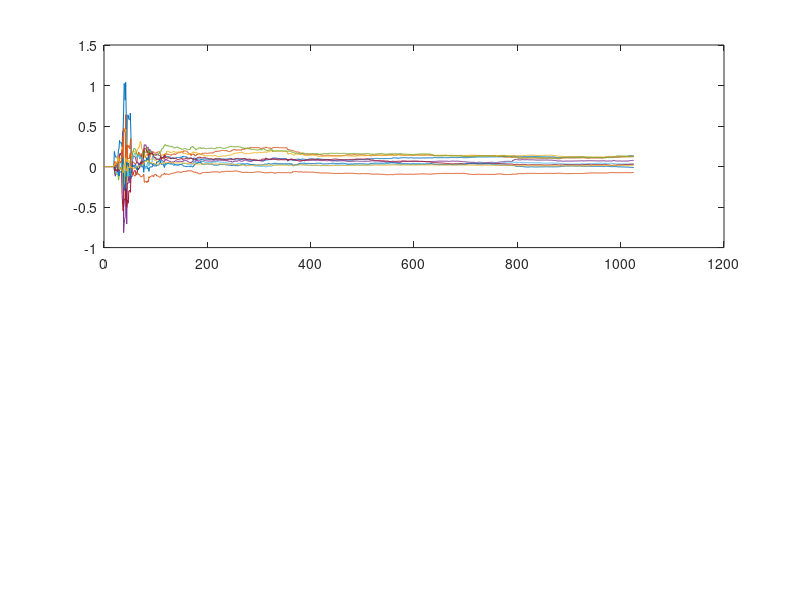

Reproduce this figure in MATLAB. (Note: this script raises an error after producing the figure.)
%% EECE 574 Self-tuning
%% Author: Holguer A. Becerra
%% assignment 1.
%% Professor: Guy Dummont.
%% RLS Configurable

clear
clc
load data2017.mat

u=data(:,1); %System Input
y=data(:,2); %System Output


%% 
na=10;% system order for Ay
nb=10;% system order for Bx
nk=1;% delay
%% size of the SISO
m=length(u);
%% Initialize variables.
theta=zeros(1,na+nb)'; % create a zero vector for the coefficients a and b, 2 for a 2 for b
%% ARX  model init values
init_a=[0.1276 0.123 0.1336 0.08193 0.1259 0.0301 0.03264 -0.03727 -0.06075 0.01514];
init_b=[1.5 -0.4166 -0.249 -0.1309 -0.1256 -0.01326 -0.1484 -0.07776 -0.1142 -0.1521];
for ho=1;na
    theta(ho)=init_a(ho);
end
for ho=1;nb
    theta(ho+na)=init_b(ho);
end

alpha=1e4; %%init factor
P=alpha*eye(na+nb); % Covariance Matrix
lambda=1; % Forgetting Factor
lambda_inv=1/lambda; % inverse Forgetting Factor
%% for errors and parameters graphs
coeffs_historial=zeros(na+nb,m);
coeffs_historial_error=zeros(na+nb,m);
%% algorithm
for k=(na+nb):m,%%sweeping out y
    %taking the new seeds for the coefficients estimation or observations,
    %2 samples behind
    xt=[];
    for order=1:na,
        xt=[xt -y(k-order)];
    end
    for order=1:nb,
        xt=[xt u(k-order)];
    end
    %% RLS calculations
    x=xt';%x from xT
    %calculating P cvariance matrix
    P=lambda_inv*(P-(P*x*xt*P)/(lambda+xt*P*x));
    %taking the covariance matrix calculate and update the weights (Thetha, which are A(t), and B(t) coeffiecients)
    theta_prev=theta;
    theta=theta-P*x*(xt*theta-y(k));
               %____
                 %|
                 %.-> K(t+1)=P*x=P(t+1)*x(t+1)
    %% save the progress of each coefficients to see the convergence, and
    %error. 
    for order=1:na,
        coeffs_historial(order,k)=theta(order);
        coeffs_historial_error(order,k)=abs(coeffs_historial(order,k)-theta_prev(order));
    end
    for order=1:nb,
        coeffs_historial(order+na,k)=theta(order+na);
        coeffs_historial_error(order+na,k)=abs(coeffs_historial(order+na,k)-theta_prev(order+na));
    end

    %% taking out the coeficcients
    a=[];
    b=[];
    for order=1:na,
       a=[a theta(order,1)];
    end
    for order=1:nb,
       b=[b theta(na+order,1)];
    end

end

%% Graph Parameters
texto=[];
figure;
subplot(2,2,[1,2])
for order=1:(na),
    plot(coeffs_historial(order,:));
    %texto= [texto;sprintf('a%d',order)];
    hold on;
end
legend(texto);
xlabel('k')
ylabel('parameter')
texto=[];
subplot(2,2,[3,4])
for order=1:(nb),
    plot(coeffs_historial(order+na,:));
   % texto= [texto;sprintf('b%d',order)];
    hold on;
end
legend(texto);
xlabel('k')
ylabel('parameter')


%% GRAPH Errors
texto=[];
figure;
subplot(2,2,[1,2])
for order=1:(na),
    plot(coeffs_historial_error(order,:));
    %texto= [texto;sprintf('a%d',order)];
    pointText=['min a' num2str(order) '=' num2str(coeffs_historial_error(order,m))];
    %text(m,coeffs_historial_error(order,m)+0.1*order,pointText,'HorizontalAlignment','right');
    hold on;
end

legend(texto);
xlabel('k')
ylabel('Error')
texto=[];
subplot(2,2,[3,4])
for order=1:(nb),
    plot(coeffs_historial_error(order+na,:));
    %texto= [texto;sprintf('b%d',order)];
    pointText=['min b' num2str(order) '=' num2str(coeffs_historial_error(order+na,m))];
    %text(m,coeffs_historial_error(order+na,m)+0.1*order,pointText,'HorizontalAlignment','right');
    hold on;
end
legend(texto);
xlabel('k')
ylabel('Error')

%% taking out the coeficcients
a=[];
b=[];
for order=1:na,
   a=[a theta(order,1)];
end
for order=1:nb,
   b=[b theta(na+order,1)];
end
   
u1=u;%copy of the input signal
numerator=b;
denomi=[1 a];
yestimate=dlsim(numerator,denomi,u1);%simulation of a discrete linear system to calculate Y estimated

% %%
% corre_value= correlate_signals(y,yestimate);%%calculate the correlation between the 2 signals, the higher the value the
% %more correlated or similar the signals are.
% str=sprintf('similarity= %f%%', corre_value);
% %%plot the results.
% figure;
% plot(yestimate,'r');
% hold on;
% plot(y,'b');
% grid on;
% xlabel('samples number');
% ylabel('System Response');
% dim = [0.2 0.6 0.3 0.3];
% annotation('textbox',dim,'String',str,'FitBoxToText','on');
% legend('Identified Model','Orginal Model');

%% system comparison and verification
A=[1 a];
B=[b];
%C = [1 r1 r2];
arx1red=idpoly(denomi,numerator);%,[1 r1 r2],1); 
zi=iddata(y(500+nk:1024+nk),u(500:1024),2); 
compare(zi,arx1red);

